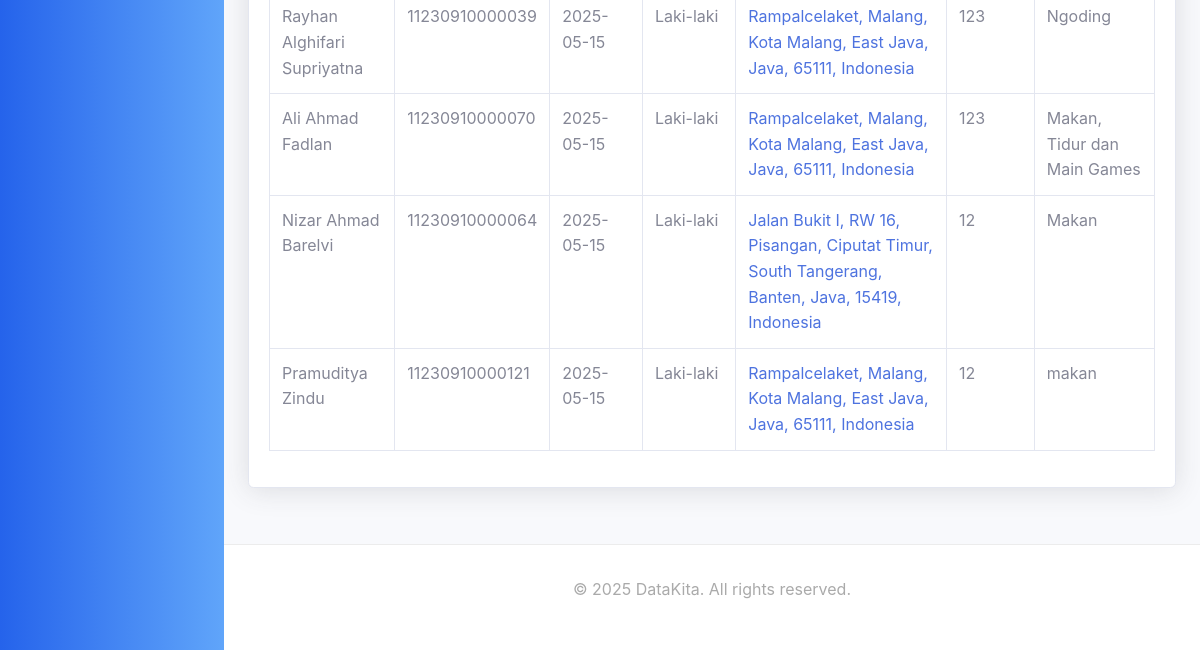
The app's page /mahasiswa/pencarian.php (signed in, lower part), older data.
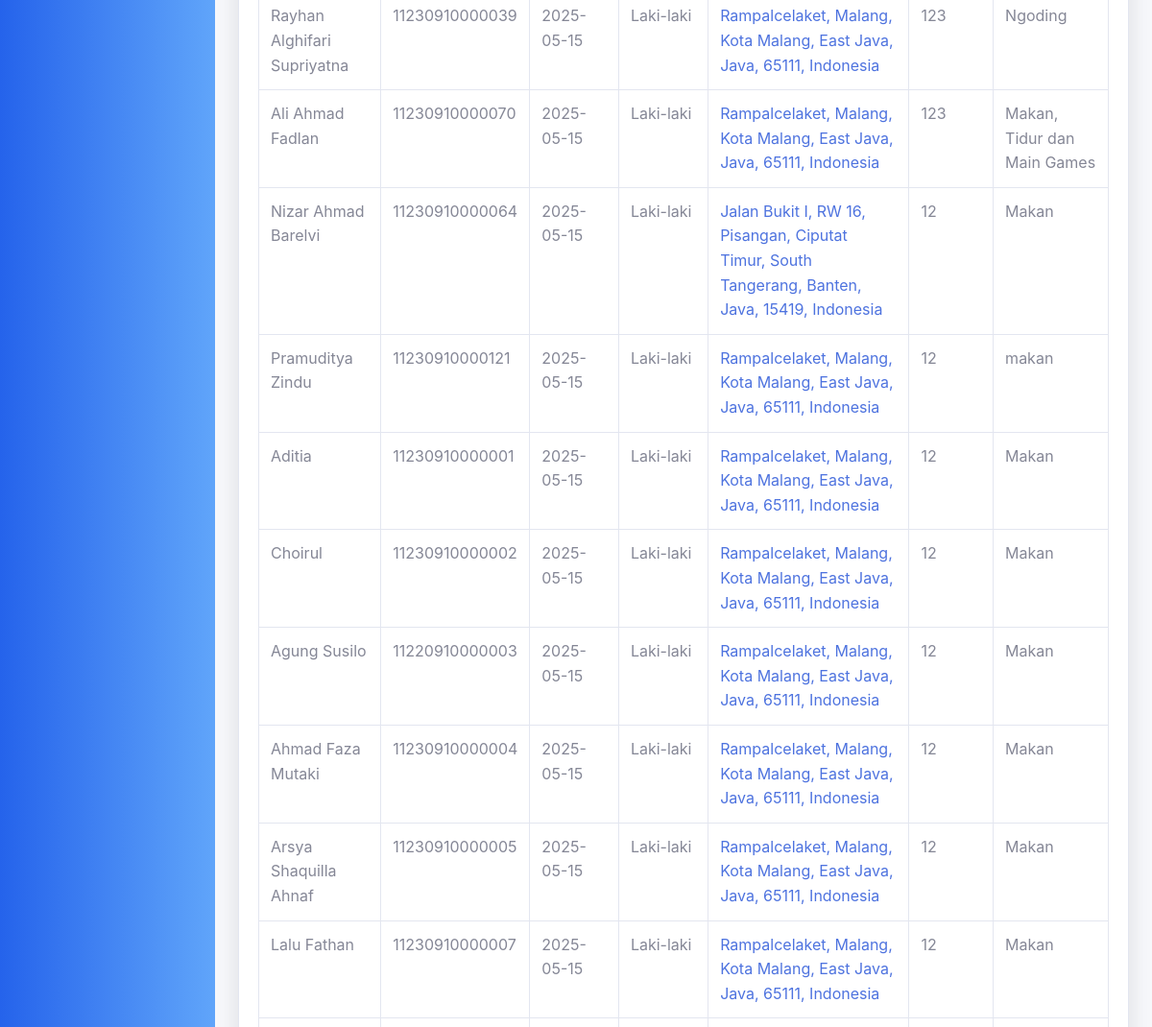
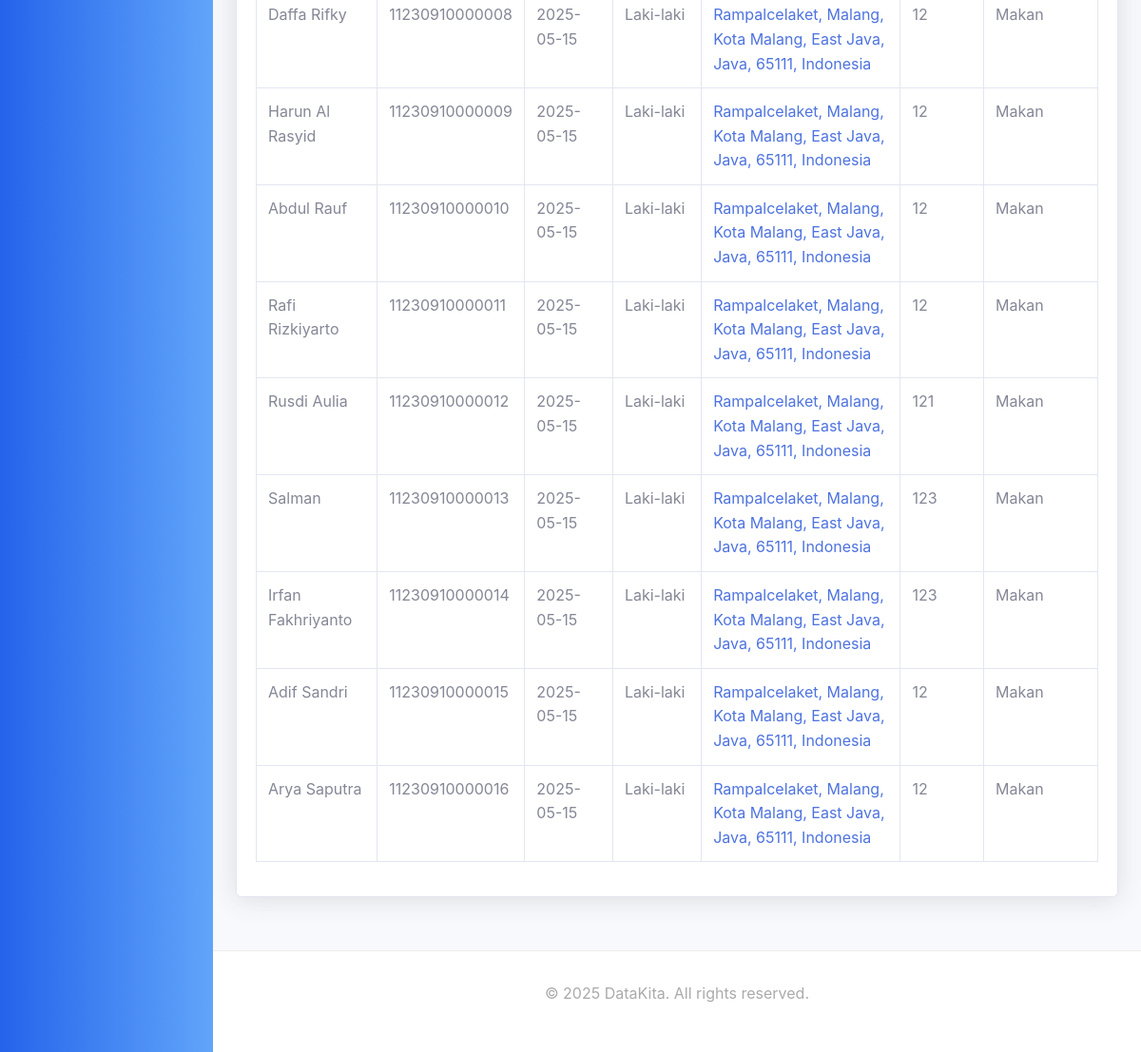
The same page, newer data (2 pictures, top to bottom).
### tables this page shows
CREATE TABLE `mahasiswa` (
  `id_mahasiswa` int(11) NOT NULL,
  `nama` varchar(255) NOT NULL,
  `nim` varchar(16) DEFAULT NULL,
  `tanggal_lahir` date DEFAULT NULL,
  `jenis_kelamin` varchar(255) NOT NULL,
  `alamat` text DEFAULT NULL,
  `telepon` varchar(20) DEFAULT NULL,
  `kesukaan` text DEFAULT NULL,
  `password` varchar(255) NOT NULL,
  `latitude` varchar(255) DEFAULT NULL,
  `longitude` varchar(255) DEFAULT NULL
);

### mahasiswa/pencarian.php (the view, shortened to what this page needs)
<!DOCTYPE html>
<html lang="en">
<head>
    <link href="vendor/fontawesome-free/css/all.min.css" rel="stylesheet" type="text/css">
    <link href="css/sb-admin-2.min.css" rel="stylesheet">
    <link rel="stylesheet" href="../styles.css">
    <link href="https://cdn.datatables.net/1.10.25/css/dataTables.bootstrap4.min.css" rel="stylesheet">
</head>
<body id="page-top">
    <div id="wrapper">
        <ul class="navbar-nav bg-gradient-primary sidebar sidebar-dark accordion" id="accordionSidebar">
        </ul>
        <div id="content-wrapper" class="d-flex flex-column">
            <div id="content">
                <div class="container-fluid">
                    <div class="card shadow mb-4">
                        <div class="card-body">
                            <div class="table-responsive">
                                <table class="table table-bordered" id="dataTable" width="100%" cellspacing="0">
                                    <tbody>
                                    <?php
                                    include('../koneksi.php');
                                    $query = "SELECT * FROM mahasiswa";
                                    $result = $con->query($query);
                                    if ($result->num_rows > 0) {
                                        while($row = $result->fetch_assoc()) {
                                            echo "<tr>";
                                            echo "<td>" . $row['nama'] . "</td>";
                                            echo "<td>" . $row['nim'] . "</td>";
                                            echo "<td>" . $row['tanggal_lahir'] . "</td>";
                                            echo "<td>" . $row['jenis_kelamin'] . "</td>";
                                            echo "<td><a href='https://www.google.com/maps?q=" . $row['latitude'] . ",+" . $row['longitude'] . "' target='_blank'>" . $row['alamat'] . "</a></td>";
                                            echo "<td>" . $row['telepon'] . "</td>";
                                            echo "<td>" . $row['kesukaan'] . "</td>";
                                            echo "</tr>";
                                        }
                                    } else {
                                        echo "<tr><td colspan='7'>Tidak ada data mahasiswa</td></tr>";
                                    }
                                    ?>
                                    </tbody>
                                </table>
                            </div>
                        </div>
                    </div>
                </div>
            </div>
            <footer>
                <p>© 2025 DataKita. All rights reserved.</p>
            </footer>
        </div>
    </div>
</body>
</html>

Row changes from the older to the newer data that the page shows:
added mahasiswa: nama "Aditia", nim "11230910000001", tanggal_lahir "2025-05-15", jenis_kelamin "Laki-laki", alamat "Rampalcelaket, Malang, Kota Malang, East Java, Java, 65111, Indonesia", telepon "12", kesukaan "Makan"
added mahasiswa: nama "Choirul", nim "11230910000002", tanggal_lahir "2025-05-15", jenis_kelamin "Laki-laki", alamat "Rampalcelaket, Malang, Kota Malang, East Java, Java, 65111, Indonesia", telepon "12", kesukaan "Makan"
added mahasiswa: nama "Agung Susilo", nim "11220910000003", tanggal_lahir "2025-05-15", jenis_kelamin "Laki-laki", alamat "Rampalcelaket, Malang, Kota Malang, East Java, Java, 65111, Indonesia", telepon "12", kesukaan "Makan"
added mahasiswa: nama "Ahmad Faza Mutaki", nim "11230910000004", tanggal_lahir "2025-05-15", jenis_kelamin "Laki-laki", alamat "Rampalcelaket, Malang, Kota Malang, East Java, Java, 65111, Indonesia", telepon "12", kesukaan "Makan"
added mahasiswa: nama "Arsya Shaquilla Ahnaf", nim "11230910000005", tanggal_lahir "2025-05-15", jenis_kelamin "Laki-laki", alamat "Rampalcelaket, Malang, Kota Malang, East Java, Java, 65111, Indonesia", telepon "12", kesukaan "Makan"
added mahasiswa: nama "Lalu Fathan", nim "11230910000007", tanggal_lahir "2025-05-15", jenis_kelamin "Laki-laki", alamat "Rampalcelaket, Malang, Kota Malang, East Java, Java, 65111, Indonesia", telepon "12", kesukaan "Makan"
added mahasiswa: nama "Daffa Rifky", nim "11230910000008", tanggal_lahir "2025-05-15", jenis_kelamin "Laki-laki", alamat "Rampalcelaket, Malang, Kota Malang, East Java, Java, 65111, Indonesia", telepon "12", kesukaan "Makan"
added mahasiswa: nama "Harun Al Rasyid", nim "11230910000009", tanggal_lahir "2025-05-15", jenis_kelamin "Laki-laki", alamat "Rampalcelaket, Malang, Kota Malang, East Java, Java, 65111, Indonesia", telepon "12", kesukaan "Makan"
added mahasiswa: nama "Abdul Rauf", nim "11230910000010", tanggal_lahir "2025-05-15", jenis_kelamin "Laki-laki", alamat "Rampalcelaket, Malang, Kota Malang, East Java, Java, 65111, Indonesia", telepon "12", kesukaan "Makan"
added mahasiswa: nama "Rafi Rizkiyarto", nim "11230910000011", tanggal_lahir "2025-05-15", jenis_kelamin "Laki-laki", alamat "Rampalcelaket, Malang, Kota Malang, East Java, Java, 65111, Indonesia", telepon "12", kesukaan "Makan"
added mahasiswa: nama "Rusdi Aulia", nim "11230910000012", tanggal_lahir "2025-05-15", jenis_kelamin "Laki-laki", alamat "Rampalcelaket, Malang, Kota Malang, East Java, Java, 65111, Indonesia", telepon "121", kesukaan "Makan"
added mahasiswa: nama "Salman", nim "11230910000013", tanggal_lahir "2025-05-15", jenis_kelamin "Laki-laki", alamat "Rampalcelaket, Malang, Kota Malang, East Java, Java, 65111, Indonesia", telepon "123", kesukaan "Makan"
added mahasiswa: nama "Irfan Fakhriyanto", nim "11230910000014", tanggal_lahir "2025-05-15", jenis_kelamin "Laki-laki", alamat "Rampalcelaket, Malang, Kota Malang, East Java, Java, 65111, Indonesia", telepon "123", kesukaan "Makan"
added mahasiswa: nama "Adif Sandri", nim "11230910000015", tanggal_lahir "2025-05-15", jenis_kelamin "Laki-laki", alamat "Rampalcelaket, Malang, Kota Malang, East Java, Java, 65111, Indonesia", telepon "12", kesukaan "Makan"
added mahasiswa: nama "Arya Saputra", nim "11230910000016", tanggal_lahir "2025-05-15", jenis_kelamin "Laki-laki", alamat "Rampalcelaket, Malang, Kota Malang, East Java, Java, 65111, Indonesia", telepon "12", kesukaan "Makan"
